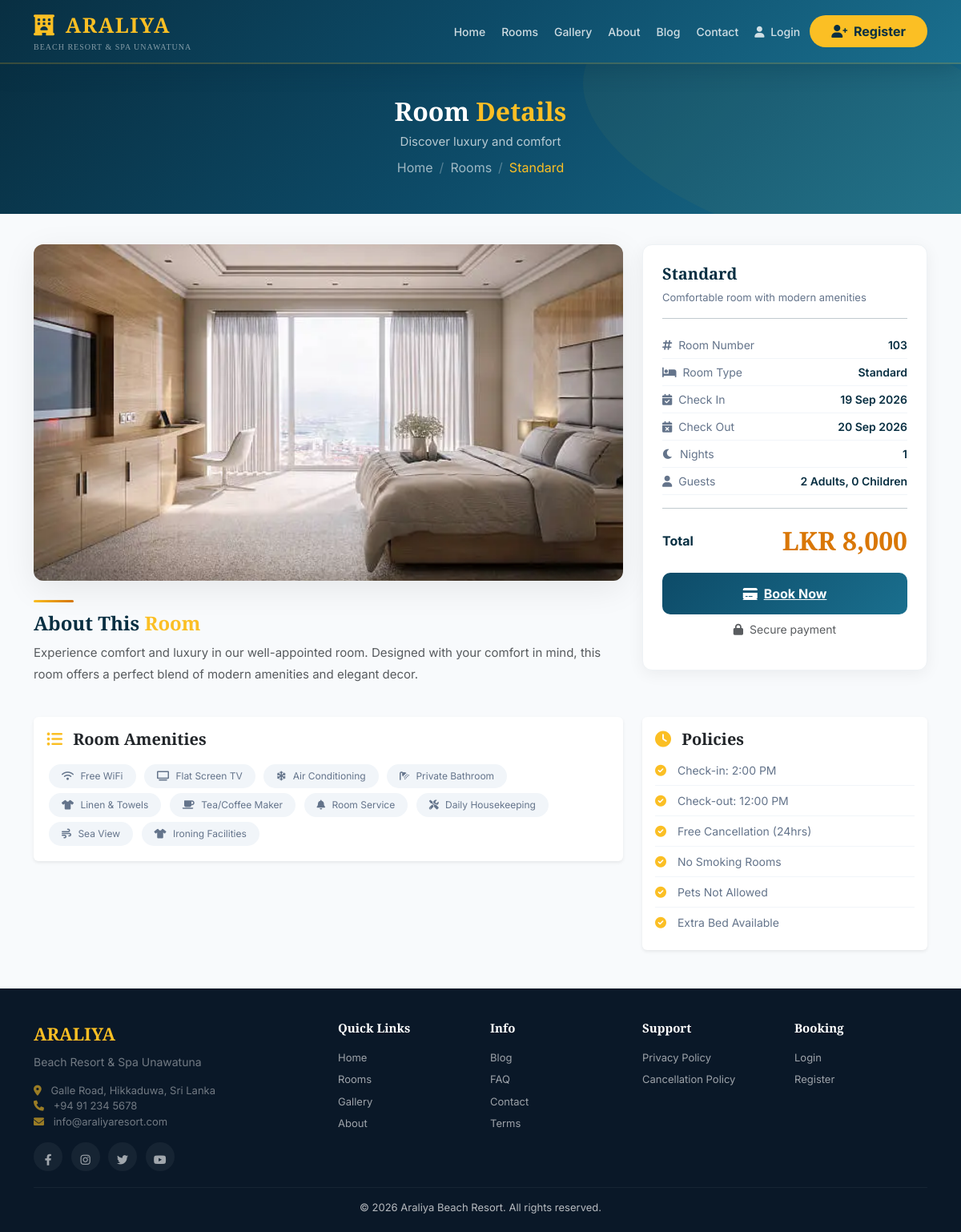
Screenshot of /public/room-details.php?id=3 with the database file from the repository.
### tables this page shows
CREATE TABLE `rooms` (
  `room_id` int(11) NOT NULL,
  `room_number` varchar(10) NOT NULL,
  `room_type` varchar(50) DEFAULT NULL,
  `status` enum('available','occupied','cleaning','maintenance') DEFAULT 'available'
);

CREATE TABLE `hotel_settings` (
  `id` int(11) NOT NULL,
  `hotel_name` varchar(100) NOT NULL,
  `address` text NOT NULL,
  `phone` varchar(20) NOT NULL,
  `tax_percentage` decimal(5,2) DEFAULT 0.00,
  `service_charge_percentage` decimal(5,2) DEFAULT 0.00
);

### public/room-details.php (the view, shortened to what this page needs)
<?php
include '../includes/db.php';
$is_logged_in = isset($_SESSION['online_user_id']) && !empty($_SESSION['online_user_id']);
$logged_in_user = $is_logged_in ? $_SESSION['online_user_name'] : '';
$room_id = isset($_GET['id']) ? intval($_GET['id']) : 0;
$check_in = isset($_GET['check_in']) ? $_GET['check_in'] : date('Y-m-d');
$check_out = isset($_GET['check_out']) ? $_GET['check_out'] : date('Y-m-d', strtotime('+1 day'));
$adults = isset($_GET['adults']) ? intval($_GET['adults']) : 2;
$children = isset($_GET['children']) ? intval($_GET['children']) : 0;
$nights = (strtotime($check_out) - strtotime($check_in)) / (60 * 60 * 24);
$room_query = $conn->query("
    SELECT r.*, rt.type_name, rt.base_price, rt.season_price, rt.description as room_desc, rt.image as room_image
    FROM rooms r
    LEFT JOIN room_types rt ON r.room_type = rt.type_name
    WHERE r.room_id = $room_id
");
$room = $room_query->fetch_assoc();
$price = isset($room['base_price']) ? $room['base_price'] : 8000;
$total_price = $price * $nights;
$image_map = array(
    'standard' => 1,
    'deluxe' => 2,
    'suite' => 3,
    'luxury suite' => 4,
    'apartment' => 5,
    'executive' => 6,
    'family' => 7,
    'twin' => 8
);
$room_type_lower = strtolower(trim($room['room_type'] ?? 'standard'));
$image_num = 1;
foreach ($image_map as $key => $num) {
    if (strpos($room_type_lower, $key) !== false) {
        $image_num = $num;
        break;
    }
}
$final_image = '';
$paths_to_check = array(
    'uploads/rooms/' . $image_num . '.webp',
    'uploads/rooms/' . $image_num . '.jpg',
    '../uploads/rooms/' . $image_num . '.webp',
    '../uploads/rooms/' . $image_num . '.jpg',
    './uploads/rooms/' . $image_num . '.webp',
    './uploads/rooms/' . $image_num . '.jpg'
);
foreach($paths_to_check as $path) {
    if(file_exists($path)) {
        $final_image = $path;
        break;
    }
}
$hotel = $conn->query("SELECT * FROM hotel_settings LIMIT 1")->fetch_assoc();
$hotel_name = isset($hotel['hotel_name']) ? $hotel['hotel_name'] : 'Araliya Beach Resort';
$hotel_phone = isset($hotel['phone']) ? $hotel['phone'] : '+94 91 234 5678';
$hotel_address = isset($hotel['address']) ? $hotel['address'] : 'Galle Road, Unawatuna, Sri Lanka';
?>
<!DOCTYPE html>
<html lang="en">
<head>
    <link href="https://cdn.jsdelivr.net/npm/bootstrap@5.3.0/dist/css/bootstrap.min.css" rel="stylesheet">
    <link rel="stylesheet" href="https://cdnjs.cloudflare.com/ajax/libs/font-awesome/6.0.0/css/all.min.css">
</head>
<body>
<nav class="navbar navbar-expand-lg navbar-custom">
    <div class="container">
        <a href="index.php" class="brand">
            <i class="fas fa-hotel me-1"></i> ARALIYA
            <span class="brand-sub">Beach Resort &amp; Spa Unawatuna</span>
        </a>
        <div class="collapse navbar-collapse" id="navbarNav">
            <ul class="navbar-nav ms-auto align-items-center gap-1">
                <li class="nav-item"><a href="index.php" class="nav-link">Home</a></li>
                <li class="nav-item"><a href="rooms.php" class="nav-link">Rooms</a></li>
                <li class="nav-item"><a href="gallery.php" class="nav-link">Gallery</a></li>
                <li class="nav-item"><a href="about.php" class="nav-link">About</a></li>
                <li class="nav-item"><a href="blog.php" class="nav-link">Blog</a></li>
                <li class="nav-item"><a href="contact.php" class="nav-link">Contact</a></li>
                <?php if($is_logged_in): ?>
                    <li class="nav-item dropdown">
                        <a href="#" class="user-dropdown dropdown-toggle" data-bs-toggle="dropdown" aria-expanded="false">
                            <span class="user-avatar"><?php echo strtoupper(substr($logged_in_user, 0, 1)); ?></span>
                            <span><?php echo htmlspecialchars($logged_in_user); ?></span>
                        </a>
                        <ul class="dropdown-menu dropdown-menu-end">
                            <li><a class="dropdown-item" href="my_bookings.php"><i class="fas fa-list me-2"></i> My Bookings</a></li>
                            <li><a class="dropdown-item" href="profile.php"><i class="fas fa-user me-2"></i> Profile</a></li>
                            <li><hr class="dropdown-divider"></li>
                            <li><a class="dropdown-item text-danger" href="logout.php"><i class="fas fa-sign-out-alt me-2"></i> Logout</a></li>
                        </ul>
                    </li>
                <?php else: ?>
                    <li class="nav-item"><a href="login.php" class="nav-link"><i class="fas fa-user me-1"></i> Login</a></li>
                    <li class="nav-item"><a href="register.php" class="btn-book-now-nav"><i class="fas fa-user-plus me-1"></i> Register</a></li>
                <?php endif; ?>
            </ul>
        </div>
    </div>
</nav>
<section class="page-hero">
    <div class="container">
        <h1>Room <span>Details</span></h1>
        <p>Discover luxury and comfort</p>
        <nav aria-label="breadcrumb">
            <ol class="breadcrumb">
                <li class="breadcrumb-item"><a href="index.php">Home</a></li>
                <li class="breadcrumb-item"><a href="rooms.php">Rooms</a></li>
                <li class="breadcrumb-item active"><?php echo htmlspecialchars($room['room_type'] ?? 'Room'); ?></li>
            </ol>
        </nav>
    </div>
</section>
<section class="py-2">
    <div class="container">
        <div class="row g-4">
            <div class="col-lg-8">
                <?php if(!empty($final_image) && file_exists(str_replace('../', '', $final_image))): ?>
                    <img src="<?php echo $final_image; ?>" alt="<?php echo htmlspecialchars($room['room_type'] ?? 'Room'); ?>" class="room-detail-image">
                <?php else: ?>
                    <div class="room-detail-image-placeholder">
                        <i class="fas fa-hotel"></i>
                    </div>
                <?php endif; ?>
                <div class="mt-4">
                    <div class="section-divider"></div>
                    <h3 class="section-title">About This <span class="highlight">Room</span></h3>
                    <p class="text-muted" style="font-size: 15px; line-height: 1.8;">
                        <?php echo htmlspecialchars($room['room_desc'] ?? 'Experience comfort and luxury in our well-appointed room. Designed with your comfort in mind, this room offers a perfect blend of modern amenities and elegant decor.'); ?>
                    </p>
                </div>
            </div>
            <div class="col-lg-4">
                <div class="booking-summary">
                    <h4 class="room-name"><?php echo htmlspecialchars($room['room_type'] ?? 'Standard Room'); ?></h4>
                    <p class="room-desc"><?php echo htmlspecialchars($room['room_desc'] ?? 'Comfortable room with modern amenities'); ?></p>
                    <hr>
                    <div class="info-row">
                        <span class="label"><i class="fas fa-hashtag me-1"></i> Room Number</span>
                        <span class="value"><?php echo $room['room_number'] ?? 'N/A'; ?></span>
                    </div>
                    <div class="info-row">
                        <span class="label"><i class="fas fa-bed me-1"></i> Room Type</span>
                        <span class="value"><?php echo htmlspecialchars($room['room_type'] ?? 'Standard'); ?></span>
                    </div>
                    <div class="info-row">
                        <span class="label"><i class="fas fa-calendar-check me-1"></i> Check In</span>
                        <span class="value"><?php echo date('d M Y', strtotime($check_in)); ?></span>
                    </div>
                    <div class="info-row">
                        <span class="label"><i class="fas fa-calendar-times me-1"></i> Check Out</span>
                        <span class="value"><?php echo date('d M Y', strtotime($check_out)); ?></span>
                    </div>
                    <div class="info-row">
                        <span class="label"><i class="fas fa-moon me-1"></i> Nights</span>
                        <span class="value"><?php echo $nights; ?></span>
                    </div>
                    <div class="info-row">
                        <span class="label"><i class="fas fa-user me-1"></i> Guests</span>
                        <span class="value"><?php echo $adults; ?> Adults, <?php echo $children; ?> Children</span>
                    </div>
                    <hr>
                    <div class="d-flex justify-content-between align-items-center mb-3">
                        <span class="fw-bold">Total</span>
                        <span class="room-price-large">LKR <?php echo number_format($total_price, 0); ?></span>
                    </div>
                    <a href="booking.php?id=<?php echo $room_id; ?>&check_in=<?php echo $check_in; ?>&check_out=<?php echo $check_out; ?>&adults=<?php echo $adults; ?>&children=<?php echo $children; ?>" class="btn-book-now-large">
                        <i class="fas fa-credit-card"></i> Book Now
                    </a>
                    <p class="text-muted text-center mt-2 small">
                        <i class="fas fa-lock me-1"></i> Secure payment
                    </p>
                </div>
            </div>
        </div>
        <div class="row mt-4">
            <div class="col-lg-8">
                <div class="card border-0 shadow-sm">
                    <div class="card-body">
                        <h5 class="fw-bold"><i class="fas fa-list-ul me-2" style="color: var(--gold);"></i> Room Amenities</h5>
                        <div class="mt-3">
                            <span class="amenity-tag"><i class="fas fa-wifi"></i> Free WiFi</span>
                            <span class="amenity-tag"><i class="fas fa-tv"></i> Flat Screen TV</span>
                            <span class="amenity-tag"><i class="fas fa-snowflake"></i> Air Conditioning</span>
                            <span class="amenity-tag"><i class="fas fa-shower"></i> Private Bathroom</span>
                            <span class="amenity-tag"><i class="fas fa-tshirt"></i> Linen & Towels</span>
                            <span class="amenity-tag"><i class="fas fa-coffee"></i> Tea/Coffee Maker</span>
                            <span class="amenity-tag"><i class="fas fa-bell"></i> Room Service</span>
                            <span class="amenity-tag"><i class="fas fa-tools"></i> Daily Housekeeping</span>
                            <span class="amenity-tag"><i class="fas fa-wind"></i> Sea View</span>
                            <span class="amenity-tag"><i class="fas fa-tshirt"></i> Ironing Facilities</span>
                        </div>
                    </div>
                </div>
            </div>
            <div class="col-lg-4">
                <div class="card border-0 shadow-sm">
                    <div class="card-body">
                        <h5 class="fw-bold"><i class="fas fa-clock me-2" style="color: var(--gold);"></i> Policies</h5>
                        <div class="policy-item"><i class="fas fa-check-circle"></i> Check-in: 2:00 PM</div>
                        <div class="policy-item"><i class="fas fa-check-circle"></i> Check-out: 12:00 PM</div>
                        <div class="policy-item"><i class="fas fa-check-circle"></i> Free Cancellation (24hrs)</div>
                        <div class="policy-item"><i class="fas fa-check-circle"></i> No Smoking Rooms</div>
                        <div class="policy-item"><i class="fas fa-check-circle"></i> Pets Not Allowed</div>
                        <div class="policy-item"><i class="fas fa-check-circle"></i> Extra Bed Available</div>
                    </div>
                </div>
            </div>
        </div>
    </div>
</section>
<footer class="footer">
    <div class="container">
        <div class="row g-4">
            <div class="col-lg-4">
                <div class="brand">ARALIYA</div>
                <p style="font-size: 14px; opacity: 0.6; margin-top: 8px;">Beach Resort &amp; Spa Unawatuna</p>
                <p style="font-size: 13px; opacity: 0.6;">
                    <i class="fas fa-map-marker-alt me-2" style="color: var(--gold);"></i> <?php echo $hotel_address; ?><br>
                    <i class="fas fa-phone me-2" style="color: var(--gold);"></i> <?php echo $hotel_phone; ?><br>
                    <i class="fas fa-envelope me-2" style="color: var(--gold);"></i> info@araliyaresort.com
                </p>
                <div class="social">
                    <a href="#"><i class="fab fa-facebook-f"></i></a>
                    <a href="#"><i class="fab fa-instagram"></i></a>
                    <a href="#"><i class="fab fa-twitter"></i></a>
                    <a href="#"><i class="fab fa-youtube"></i></a>
                </div>
            </div>
            <div class="col-lg-2 col-6">
                <h5>Quick Links</h5>
                <a href="index.php">Home</a>
                <a href="rooms.php">Rooms</a>
                <a href="gallery.php">Gallery</a>
                <a href="about.php">About</a>
            </div>
            <div class="col-lg-2 col-6">
                <h5>Info</h5>
                <a href="blog.php">Blog</a>
                <a href="faq.php">FAQ</a>
                <a href="contact.php">Contact</a>
                <a href="terms.php">Terms</a>
            </div>
            <div class="col-lg-2 col-6">
                <h5>Support</h5>
                <a href="privacy.php">Privacy Policy</a>
                <a href="#">Cancellation Policy</a>
            </div>
            <div class="col-lg-2 col-6">
                <h5>Booking</h5>
                <a href="login.php">Login</a>
                <a href="register.php">Register</a>
            </div>
        </div>
        <div class="footer-bottom">
            <p class="mb-0">&copy; <?php echo date('Y'); ?> <?php echo $hotel_name; ?>. All rights reserved.</p>
        </div>
    </div>
</footer>
</body>
</html>

### rows the page displays
rooms: room_type "Standard", room_number "103"
hotel_settings: address "Galle Road, Hikkaduwa, Sri Lanka", phone "+94 91 234 5678", hotel_name "Araliya Beach Resort"

### other values shown
$room['room_desc'] "Experience comfort and luxury in our well-appointed room. Designed with your comfort in mind, this room offers a perfect blend of modern amenities and elegant decor."
$room['room_desc'] "Comfortable room with modern amenities"
date('d M Y', strtotime($check_in)) "19 Sep 2026"
date('d M Y', strtotime($check_out)) "20 Sep 2026"
$nights "1"
$adults "2"
$children "0"
$total_price "8,000"
